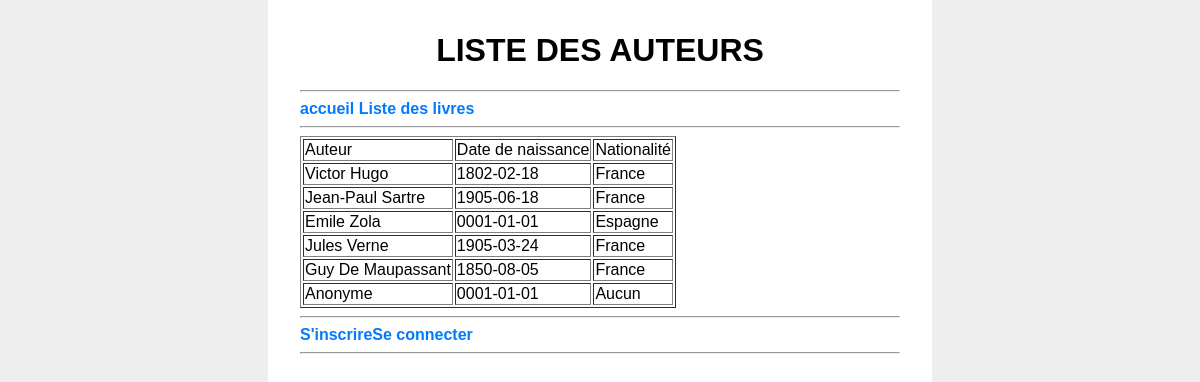
Screenshot of /listeAuteur.php with the database file from the repository.
### tables this page shows
CREATE TABLE IF NOT EXISTS `auteur` (
  `id_auteur` int(11) NOT NULL AUTO_INCREMENT,
  `nom` varchar(50) NOT NULL,
  `prenom` varchar(50) NOT NULL,
  `date_naissance` date NOT NULL,
  `ref_pays` int(11) DEFAULT '11',
  PRIMARY KEY (`id_auteur`),
  KEY `fk_auteur_pays` (`ref_pays`)
);

CREATE TABLE IF NOT EXISTS `pays` (
  `id_pays` int(11) NOT NULL AUTO_INCREMENT,
  `nom_pays` varchar(50) NOT NULL,
  PRIMARY KEY (`id_pays`)
);

### listeAuteur.php (the view, shortened to what this page needs)
<?php
$bdd = new PDO('mysql:host=localhost;dbname=mls_projet2;charset=utf8', 'root', '');
$requete = $bdd->prepare('SELECT auteur.id_auteur, CONCAT(auteur.prenom, " ", auteur.nom) as nom, auteur.date_naissance, pays.nom_pays AS pays FROM auteur
LEFT JOIN pays ON auteur.ref_pays = pays.id_pays');
$requete->execute();
$auteur = $requete->fetchAll();
?>
<head>
    <link href="CSS/style.css" rel="stylesheet">
    <link href="https://cdn.datatables.net/2.1.8/css/dataTables.dataTables.css" rel="stylesheet">
    <link href="https://cdn.datatables.net/responsive/3.0.3/css/responsive.dataTables.css" rel="stylesheet">
</head>
<body>
<h1>LISTE DES AUTEURS</h1>
<hr>
<a href="index.php">accueil</a>
<a href="listeLivres.php">Liste des livres</a>
<hr>
<table id= "example" border="1">
    <thead>
    <tr>
        <td>Auteur</td>
        <td>Date de naissance</td>
        <td>Nationalité</td>
    </tr>
    </thead>
    <tbody>
    <?php
    for ($i=0; $i < count($auteur); $i++) {
            ?>
            <tr>
                <td>
                    <?= $auteur[$i]['nom']?>
                </td>
                <td>
                    <?= $auteur[$i]['date_naissance']?>
                </td>
                <td>
                    <?= $auteur[$i]['pays']?>
                </td>
            </tr>
            <?php
    }
    ?>
</table>
<hr>
<?php
if (isset($_SESSION['nom'])){
    echo '<a href="profil.php">Mon profil</a>';
    echo '<a href="Gestion/gestionDeconnexion.php">se déconnecter</a>';
} else{
    echo '<a href="inscription.php">S\'inscrire</a>';
    echo '<a href="connexion.php">Se connecter</a>';
}
?>
<hr>
</body>

### CSS/style.css (style rules this page uses)
body { padding: 32px; margin: auto; width: 600px; background: white }
a { color: #007bff; font-weight: bold; text-decoration: none; }
h1 { text-align: center; }

### rows the page displays
auteur: nom "Victor Hugo", date_naissance "1802-02-18", ref_pays.nom_pays "France"
auteur: nom "Jean-Paul Sartre", date_naissance "1905-06-18", ref_pays.nom_pays "France"
auteur: nom "Emile Zola", date_naissance "0001-01-01", ref_pays.nom_pays "Espagne"
auteur: nom "Jules Verne", date_naissance "1905-03-24", ref_pays.nom_pays "France"
auteur: nom "Guy De Maupassant", date_naissance "1850-08-05", ref_pays.nom_pays "France"
auteur: nom "Anonyme", date_naissance "0001-01-01", ref_pays.nom_pays "Aucun"
